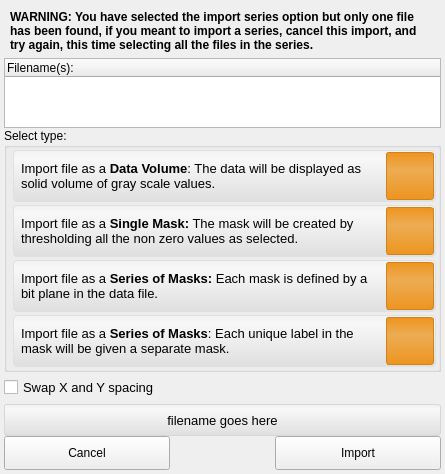
<?xml version="1.0" encoding="UTF-8"?>
<ui version="4.0">
 <class>LayerImporterWidget</class>
 <widget class="QWidget" name="LayerImporterWidget">
  <property name="geometry">
   <rect>
    <x>0</x>
    <y>0</y>
    <width>445</width>
    <height>474</height>
   </rect>
  </property>
  <property name="minimumSize">
   <size>
    <width>445</width>
    <height>0</height>
   </size>
  </property>
  <property name="windowTitle">
   <string>LayerImporterWidget</string>
  </property>
  <property name="styleSheet">
   <string notr="true">QPushButton#mask_single_button:checked{
  background-color: qlineargradient(spread:pad, x1:0.5, y1:0, x2:0.5, y2:0.960227, stop:0 rgba(80, 80, 80, 50), stop:0.155779 rgba(90, 90, 90, 50), stop:1 rgba(78, 78, 78, 50));
  border-radius: 4px;
  border: 2px solid rgb( 90,90,90 );
}
QPushButton#mask_single_button:pressed{
  background-color: qlineargradient(spread:pad, x1:0.5, y1:0, x2:0.5, y2:0.960227, stop:0 rgba(80, 80, 80, 150), stop:0.155779 rgba(90, 90, 90, 150), stop:1 rgba(78, 78, 78, 150));
  border-radius: 4px;
  border: 2px solid rgb( 90,90,90 );
}
QPushButton#mask_single_button{}

QPushButton#data_volume_button:checked{
  background-color: qlineargradient(spread:pad, x1:0.5, y1:0, x2:0.5, y2:0.960227, stop:0 rgba(80, 80, 80, 50), stop:0.155779 rgba(90, 90, 90, 50), stop:1 rgba(78, 78, 78, 50));
  border-radius: 4px;
  border: 2px solid rgb( 90,90,90 );
}
QPushButton#data_volume_button:pressed{
  background-color: qlineargradient(spread:pad, x1:0.5, y1:0, x2:0.5, y2:0.960227, stop:0 rgba(80, 80, 80, 150), stop:0.155779 rgba(90, 90, 90, 150), stop:1 rgba(78, 78, 78, 150));;
  border-radius: 4px;
  border: 2px solid rgb( 90,90,90 );
}
QPushButton#data_volume_button{}

QPushButton#mask_1234_button:checked{
  background-color: qlineargradient(spread:pad, x1:0.5, y1:0, x2:0.5, y2:0.960227, stop:0 rgba(80, 80, 80, 50), stop:0.155779 rgba(90, 90, 90, 50), stop:1 rgba(78, 78, 78, 50));
  border-radius: 4px;
  border: 2px solid rgb( 90,90,90 );
}
QPushButton#mask_1234_button:pressed{
  background-color: qlineargradient(spread:pad, x1:0.5, y1:0, x2:0.5, y2:0.960227, stop:0 rgba(80, 80, 80, 150), stop:0.155779 rgba(90, 90, 90, 150), stop:1 rgba(78, 78, 78, 150));
  border-radius: 4px;
  border: 2px solid rgb( 90,90,90 );
}
QPushButton#mask_1234_button{}

QPushButton#mask_1248_button:checked{
  background-color: qlineargradient(spread:pad, x1:0.5, y1:0, x2:0.5, y2:0.960227, stop:0 rgba(80, 80, 80, 50), stop:0.155779 rgba(90, 90, 90, 50), stop:1 rgba(78, 78, 78, 50));
  border-radius: 4px;
  border: 2px solid rgb( 90,90,90 );
}
QPushButton#mask_1248_button:pressed{
  background-color: qlineargradient(spread:pad, x1:0.5, y1:0, x2:0.5, y2:0.960227, stop:0 rgba(80, 80, 80, 150), stop:0.155779 rgba(90, 90, 90, 150), stop:1 rgba(78, 78, 78, 150));
  border-radius: 4px;
  border: 2px solid rgb( 90,90,90 );
}
QPushButton#mask_1248_button{}

QWidget#data_{
  background-color: qlineargradient(spread:pad, x1:0.5, y1:0, x2:0.5, y2:0.960227, stop:0 rgba(241, 241, 241, 255), stop:0.155779 rgba(248, 248, 248, 255), stop:1 rgba(224, 224, 224, 255));
  border-radius: 4px;
  border: 1px solid  rgb( 224, 224, 224 );
}

QWidget#single_mask_{
  background-color: qlineargradient(spread:pad, x1:0.5, y1:0, x2:0.5, y2:0.960227, stop:0 rgba(241, 241, 241, 255), stop:0.155779 rgba(248, 248, 248, 255), stop:1 rgba(224, 224, 224, 255));
  border-radius: 4px;
  border: 1px solid  rgb( 224, 224, 224 );
}

QWidget#bitplane_mask_{
  background-color: qlineargradient(spread:pad, x1:0.5, y1:0, x2:0.5, y2:0.960227, stop:0 rgba(241, 241, 241, 255), stop:0.155779 rgba(248, 248, 248, 255), stop:1 rgba(224, 224, 224, 255));
  border-radius: 4px;
  border: 1px solid  rgb( 224, 224, 224 );
}

QWidget#label_mask_{
  background-color: qlineargradient(spread:pad, x1:0.5, y1:0, x2:0.5, y2:0.960227, stop:0 rgba(241, 241, 241, 255), stop:0.155779 rgba(248, 248, 248, 255), stop:1 rgba(224, 224, 224, 255));
  border-radius: 4px;
  border: 1px solid  rgb( 224, 224, 224 );
}

QWidget#scanning_file_{
  background-color: qlineargradient(spread:pad, x1:0.5, y1:0, x2:0.5, y2:0.960227, stop:0 rgba(241, 241, 241, 255), stop:0.155779 rgba(248, 248, 248, 255), stop:1 rgba(224, 224, 224, 255));
  border-radius: 3px;
  border: 1px solid  rgb( 215, 215, 215 );
}

QWidget#data_volume_icon_widget_{
  background-color: qlineargradient(spread:pad, x1:0.5, y1:0, x2:0.5, y2:1, stop:0 rgba(237, 149, 31, 255), stop:0.372881 rgba(237, 172, 84, 255), stop:1 rgba(237, 149, 31, 255));
  border-radius: 3px;
  border: 1px solid rgb(208, 130, 27);
}

QWidget#single_mask_icon_widget_{
  background-color: qlineargradient(spread:pad, x1:0.5, y1:0, x2:0.5, y2:1, stop:0 rgba(237, 149, 31, 255), stop:0.372881 rgba(237, 172, 84, 255), stop:1 rgba(237, 149, 31, 255));
  border-radius: 3px;
  border: 1px solid rgb(208, 130, 27);
}

QWidget#series_of_masks_1234_icon_widget_{
  background-color: qlineargradient(spread:pad, x1:0.5, y1:0, x2:0.5, y2:1, stop:0 rgba(237, 149, 31, 255), stop:0.372881 rgba(237, 172, 84, 255), stop:1 rgba(237, 149, 31, 255));
  border-radius: 3px;
  border: 1px solid rgb(208, 130, 27);
}

QWidget#series_of_masks_1248_icon_widget_{
  background-color: qlineargradient(spread:pad, x1:0.5, y1:0, x2:0.5, y2:1, stop:0 rgba(237, 149, 31, 255), stop:0.372881 rgba(237, 172, 84, 255), stop:1 rgba(237, 149, 31, 255));
  border-radius: 3px;
  border: 1px solid rgb(208, 130, 27);
}
QToolButton#data_button_{
  border: 1px solid rgba( 0, 0, 0, 0 );
  background-color: rgba( 0, 0, 0, 0 );
}
QToolButton#data_button_:pressed{
  border: 1px solid rgba( 0, 0, 0, 0 );
  background-color: rgba( 0, 0, 0, 0 );
}

QToolButton#single_mask_button_{
  border: 1px solid rgba( 0, 0, 0, 0 );
  background-color: rgba( 0, 0, 0, 0 );
}
QToolButton#single_mask_button_:pressed{
  border: 1px solid rgba( 0, 0, 0, 0 );
  background-color: rgba( 0, 0, 0, 0 );
}

QToolButton#series_1248_button_{
  border: 1px solid rgba( 0, 0, 0, 0 );
  background-color: rgba( 0, 0, 0, 0 );
}
QToolButton#series_1248_button_:pressed{
  border: 1px solid rgba( 0, 0, 0, 0 );
  background-color: rgba( 0, 0, 0, 0 );
}

QToolButton#series_1234_button_{
  border: 1px solid rgba( 0, 0, 0, 0 );
  background-color: rgba( 0, 0, 0, 0 );
}
QToolButton#series_1234_button_:pressed{
  border: 1px solid rgba( 0, 0, 0, 0 );
  background-color: rgba( 0, 0, 0, 0 );
}
</string>
  </property>
  <layout class="QVBoxLayout" name="verticalLayout_2">
   <property name="spacing">
    <number>0</number>
   </property>
   <property name="margin">
    <number>4</number>
   </property>
   <item>
    <widget class="QWidget" name="series_warning_widget_" native="true">
     <property name="minimumSize">
      <size>
       <width>0</width>
       <height>32</height>
      </size>
     </property>
     <layout class="QHBoxLayout" name="horizontalLayout_13">
      <property name="spacing">
       <number>0</number>
      </property>
      <property name="margin">
       <number>6</number>
      </property>
      <item>
       <widget class="QLabel" name="label">
        <property name="font">
         <font>
          <weight>75</weight>
          <bold>true</bold>
         </font>
        </property>
        <property name="text">
         <string>WARNING: You have selected the import series option but only one file has been found, if you meant to import a series, cancel this import, and try again, this time selecting all the files in the series.</string>
        </property>
        <property name="wordWrap">
         <bool>true</bool>
        </property>
       </widget>
      </item>
     </layout>
    </widget>
   </item>
   <item>
    <widget class="QTableWidget" name="file_name_table_">
     <property name="horizontalScrollBarPolicy">
      <enum>Qt::ScrollBarAlwaysOff</enum>
     </property>
     <property name="editTriggers">
      <set>QAbstractItemView::NoEditTriggers</set>
     </property>
     <property name="showDropIndicator" stdset="0">
      <bool>false</bool>
     </property>
     <property name="dragDropOverwriteMode">
      <bool>false</bool>
     </property>
     <property name="alternatingRowColors">
      <bool>true</bool>
     </property>
     <property name="selectionMode">
      <enum>QAbstractItemView::NoSelection</enum>
     </property>
     <property name="selectionBehavior">
      <enum>QAbstractItemView::SelectRows</enum>
     </property>
     <property name="textElideMode">
      <enum>Qt::ElideNone</enum>
     </property>
     <property name="showGrid">
      <bool>false</bool>
     </property>
     <property name="gridStyle">
      <enum>Qt::NoPen</enum>
     </property>
     <property name="cornerButtonEnabled">
      <bool>false</bool>
     </property>
     <property name="columnCount">
      <number>1</number>
     </property>
     <attribute name="horizontalHeaderHighlightSections">
      <bool>false</bool>
     </attribute>
     <attribute name="horizontalHeaderStretchLastSection">
      <bool>true</bool>
     </attribute>
     <attribute name="verticalHeaderVisible">
      <bool>false</bool>
     </attribute>
     <attribute name="verticalHeaderHighlightSections">
      <bool>false</bool>
     </attribute>
     <column>
      <property name="text">
       <string>Filename(s):</string>
      </property>
      <property name="textAlignment">
       <set>AlignLeft|AlignVCenter</set>
      </property>
     </column>
    </widget>
   </item>
   <item>
    <widget class="QGroupBox" name="importer_options_">
     <property name="title">
      <string>Select type:</string>
     </property>
     <layout class="QVBoxLayout" name="verticalLayout">
      <property name="spacing">
       <number>6</number>
      </property>
      <property name="leftMargin">
       <number>6</number>
      </property>
      <property name="topMargin">
       <number>2</number>
      </property>
      <property name="rightMargin">
       <number>6</number>
      </property>
      <property name="bottomMargin">
       <number>6</number>
      </property>
      <item>
       <widget class="QWidget" name="data_" native="true">
        <property name="minimumSize">
         <size>
          <width>423</width>
          <height>52</height>
         </size>
        </property>
        <property name="maximumSize">
         <size>
          <width>423</width>
          <height>52</height>
         </size>
        </property>
        <layout class="QHBoxLayout" name="horizontalLayout_5">
         <property name="spacing">
          <number>4</number>
         </property>
         <property name="margin">
          <number>2</number>
         </property>
         <item>
          <widget class="QWidget" name="widget" native="true">
           <property name="maximumSize">
            <size>
             <width>16777215</width>
             <height>46</height>
            </size>
           </property>
           <layout class="QHBoxLayout" name="horizontalLayout_6">
            <property name="margin">
             <number>6</number>
            </property>
            <item>
             <widget class="QLabel" name="data_label_">
              <property name="text">
               <string>&lt;!DOCTYPE HTML PUBLIC &quot;-//W3C//DTD HTML 4.0//EN&quot; &quot;http://www.w3.org/TR/REC-html40/strict.dtd&quot;&gt;
&lt;html&gt;&lt;head&gt;&lt;meta name=&quot;qrichtext&quot; content=&quot;1&quot; /&gt;&lt;style type=&quot;text/css&quot;&gt;
p, li { white-space: pre-wrap; }
&lt;/style&gt;&lt;/head&gt;&lt;body style=&quot; font-family:'MS Shell Dlg 2'; font-size:8.25pt; font-weight:400; font-style:normal;&quot;&gt;
&lt;p style=&quot; margin-top:0px; margin-bottom:0px; margin-left:0px; margin-right:0px; -qt-block-indent:0; text-indent:0px;&quot;&gt;&lt;span style=&quot; font-family:'Lucida Grande'; font-size:10pt;&quot;&gt;Import file as a &lt;/span&gt;&lt;span style=&quot; font-family:'Lucida Grande'; font-size:10pt; font-weight:600;&quot;&gt;Data Volume&lt;/span&gt;&lt;span style=&quot; font-family:'Lucida Grande'; font-size:10pt;&quot;&gt;: The data will be displayed as solid volume of gray scale values. &lt;/span&gt;&lt;/p&gt;&lt;/body&gt;&lt;/html&gt;</string>
              </property>
              <property name="textFormat">
               <enum>Qt::RichText</enum>
              </property>
              <property name="wordWrap">
               <bool>true</bool>
              </property>
             </widget>
            </item>
           </layout>
          </widget>
         </item>
         <item>
          <widget class="QWidget" name="data_volume_icon_widget_" native="true">
           <property name="minimumSize">
            <size>
             <width>48</width>
             <height>48</height>
            </size>
           </property>
           <property name="maximumSize">
            <size>
             <width>48</width>
             <height>48</height>
            </size>
           </property>
           <layout class="QHBoxLayout" name="horizontalLayout_15">
            <property name="spacing">
             <number>0</number>
            </property>
            <property name="margin">
             <number>0</number>
            </property>
            <item>
             <widget class="QtUtils::QtDoubleClickToolButton" name="data_button_">
              <property name="sizePolicy">
               <sizepolicy hsizetype="Preferred" vsizetype="Preferred">
                <horstretch>0</horstretch>
                <verstretch>0</verstretch>
               </sizepolicy>
              </property>
              <property name="text">
               <string/>
              </property>
              <property name="icon">
               <iconset resource="../../Resources/QtResources.qrc">
                <normaloff>:/Images/Data.png</normaloff>:/Images/Data.png</iconset>
              </property>
              <property name="iconSize">
               <size>
                <width>38</width>
                <height>38</height>
               </size>
              </property>
             </widget>
            </item>
           </layout>
          </widget>
         </item>
        </layout>
       </widget>
      </item>
      <item>
       <widget class="QWidget" name="single_mask_" native="true">
        <property name="minimumSize">
         <size>
          <width>423</width>
          <height>52</height>
         </size>
        </property>
        <property name="maximumSize">
         <size>
          <width>423</width>
          <height>52</height>
         </size>
        </property>
        <layout class="QHBoxLayout" name="horizontalLayout_12">
         <property name="spacing">
          <number>4</number>
         </property>
         <property name="margin">
          <number>2</number>
         </property>
         <item>
          <widget class="QWidget" name="widget_4" native="true">
           <property name="maximumSize">
            <size>
             <width>16777215</width>
             <height>46</height>
            </size>
           </property>
           <layout class="QHBoxLayout" name="horizontalLayout_7">
            <property name="margin">
             <number>6</number>
            </property>
            <item>
             <widget class="QLabel" name="single_mask_label_">
              <property name="text">
               <string>&lt;!DOCTYPE HTML PUBLIC &quot;-//W3C//DTD HTML 4.0//EN&quot; &quot;http://www.w3.org/TR/REC-html40/strict.dtd&quot;&gt;
&lt;html&gt;&lt;head&gt;&lt;meta name=&quot;qrichtext&quot; content=&quot;1&quot; /&gt;&lt;style type=&quot;text/css&quot;&gt;
p, li { white-space: pre-wrap; }
&lt;/style&gt;&lt;/head&gt;&lt;body style=&quot; font-family:'MS Shell Dlg 2'; font-size:8.25pt; font-weight:400; font-style:normal;&quot;&gt;
&lt;p style=&quot; margin-top:0px; margin-bottom:0px; margin-left:0px; margin-right:0px; -qt-block-indent:0; text-indent:0px;&quot;&gt;&lt;span style=&quot; font-family:'Lucida Grande'; font-size:10pt;&quot;&gt;Import file as a &lt;/span&gt;&lt;span style=&quot; font-family:'Lucida Grande'; font-size:10pt; font-weight:600;&quot;&gt;Single Mask:&lt;/span&gt;&lt;span style=&quot; font-family:'Lucida Grande'; font-size:10pt;&quot;&gt; The mask will be created by thresholding all the non zero values as selected.&lt;/span&gt;&lt;/p&gt;&lt;/body&gt;&lt;/html&gt;</string>
              </property>
              <property name="textFormat">
               <enum>Qt::RichText</enum>
              </property>
              <property name="wordWrap">
               <bool>true</bool>
              </property>
             </widget>
            </item>
           </layout>
          </widget>
         </item>
         <item>
          <widget class="QWidget" name="single_mask_icon_widget_" native="true">
           <property name="minimumSize">
            <size>
             <width>48</width>
             <height>48</height>
            </size>
           </property>
           <property name="maximumSize">
            <size>
             <width>48</width>
             <height>48</height>
            </size>
           </property>
           <layout class="QHBoxLayout" name="horizontalLayout_14">
            <property name="spacing">
             <number>0</number>
            </property>
            <property name="margin">
             <number>0</number>
            </property>
            <item>
             <widget class="QtUtils::QtDoubleClickToolButton" name="single_mask_button_">
              <property name="sizePolicy">
               <sizepolicy hsizetype="Preferred" vsizetype="Preferred">
                <horstretch>0</horstretch>
                <verstretch>0</verstretch>
               </sizepolicy>
              </property>
              <property name="text">
               <string/>
              </property>
              <property name="icon">
               <iconset resource="../../Resources/QtResources.qrc">
                <normaloff>:/Images/MaskWhite_shadow.png</normaloff>:/Images/MaskWhite_shadow.png</iconset>
              </property>
              <property name="iconSize">
               <size>
                <width>38</width>
                <height>38</height>
               </size>
              </property>
             </widget>
            </item>
           </layout>
          </widget>
         </item>
        </layout>
       </widget>
      </item>
      <item>
       <widget class="QWidget" name="bitplane_mask_" native="true">
        <property name="minimumSize">
         <size>
          <width>423</width>
          <height>52</height>
         </size>
        </property>
        <property name="maximumSize">
         <size>
          <width>423</width>
          <height>52</height>
         </size>
        </property>
        <layout class="QHBoxLayout" name="horizontalLayout_11">
         <property name="spacing">
          <number>4</number>
         </property>
         <property name="margin">
          <number>2</number>
         </property>
         <item>
          <widget class="QWidget" name="widget_11" native="true">
           <property name="maximumSize">
            <size>
             <width>16777215</width>
             <height>46</height>
            </size>
           </property>
           <layout class="QHBoxLayout" name="horizontalLayout_9">
            <property name="margin">
             <number>6</number>
            </property>
            <item>
             <widget class="QLabel" name="bitplane_masks_label_">
              <property name="text">
               <string>&lt;!DOCTYPE HTML PUBLIC &quot;-//W3C//DTD HTML 4.0//EN&quot; &quot;http://www.w3.org/TR/REC-html40/strict.dtd&quot;&gt;
&lt;html&gt;&lt;head&gt;&lt;meta name=&quot;qrichtext&quot; content=&quot;1&quot; /&gt;&lt;style type=&quot;text/css&quot;&gt;
p, li { white-space: pre-wrap; }
&lt;/style&gt;&lt;/head&gt;&lt;body style=&quot; font-family:'MS Shell Dlg 2'; font-size:8.25pt; font-weight:400; font-style:normal;&quot;&gt;
&lt;p style=&quot; margin-top:0px; margin-bottom:0px; margin-left:0px; margin-right:0px; -qt-block-indent:0; text-indent:0px;&quot;&gt;&lt;span style=&quot; font-family:'Lucida Grande'; font-size:10pt;&quot;&gt;Import file as a &lt;/span&gt;&lt;span style=&quot; font-family:'Lucida Grande'; font-size:10pt; font-weight:600;&quot;&gt;Series of Masks:&lt;/span&gt;&lt;span style=&quot; font-family:'Lucida Grande'; font-size:10pt;&quot;&gt; Each mask is defined by a bit plane in the data file.&lt;/span&gt;&lt;/p&gt;&lt;/body&gt;&lt;/html&gt;</string>
              </property>
              <property name="textFormat">
               <enum>Qt::RichText</enum>
              </property>
              <property name="wordWrap">
               <bool>true</bool>
              </property>
             </widget>
            </item>
           </layout>
          </widget>
         </item>
         <item>
          <widget class="QWidget" name="series_of_masks_1248_icon_widget_" native="true">
           <property name="minimumSize">
            <size>
             <width>48</width>
             <height>48</height>
            </size>
           </property>
           <property name="maximumSize">
            <size>
             <width>48</width>
             <height>48</height>
            </size>
           </property>
           <layout class="QHBoxLayout" name="horizontalLayout">
            <property name="spacing">
             <number>0</number>
            </property>
            <property name="margin">
             <number>0</number>
            </property>
            <item>
             <widget class="QtUtils::QtDoubleClickToolButton" name="series_1248_button_">
              <property name="sizePolicy">
               <sizepolicy hsizetype="Preferred" vsizetype="Preferred">
                <horstretch>0</horstretch>
                <verstretch>0</verstretch>
               </sizepolicy>
              </property>
              <property name="text">
               <string/>
              </property>
              <property name="icon">
               <iconset resource="../../Resources/QtResources.qrc">
                <normaloff>:/Images/BitPlaneMaskOff.png</normaloff>:/Images/BitPlaneMaskOff.png</iconset>
              </property>
              <property name="iconSize">
               <size>
                <width>38</width>
                <height>38</height>
               </size>
              </property>
             </widget>
            </item>
           </layout>
          </widget>
         </item>
        </layout>
       </widget>
      </item>
      <item>
       <widget class="QWidget" name="label_mask_" native="true">
        <property name="minimumSize">
         <size>
          <width>423</width>
          <height>52</height>
         </size>
        </property>
        <property name="maximumSize">
         <size>
          <width>423</width>
          <height>52</height>
         </size>
        </property>
        <layout class="QHBoxLayout" name="horizontalLayout_10">
         <property name="spacing">
          <number>4</number>
         </property>
         <property name="margin">
          <number>2</number>
         </property>
         <item>
          <widget class="QWidget" name="widget_9" native="true">
           <property name="maximumSize">
            <size>
             <width>16777215</width>
             <height>46</height>
            </size>
           </property>
           <layout class="QHBoxLayout" name="horizontalLayout_8">
            <property name="margin">
             <number>6</number>
            </property>
            <item>
             <widget class="QLabel" name="series_masks_label_">
              <property name="text">
               <string>&lt;!DOCTYPE HTML PUBLIC &quot;-//W3C//DTD HTML 4.0//EN&quot; &quot;http://www.w3.org/TR/REC-html40/strict.dtd&quot;&gt;
&lt;html&gt;&lt;head&gt;&lt;meta name=&quot;qrichtext&quot; content=&quot;1&quot; /&gt;&lt;style type=&quot;text/css&quot;&gt;
p, li { white-space: pre-wrap; }
&lt;/style&gt;&lt;/head&gt;&lt;body style=&quot; font-family:'MS Shell Dlg 2'; font-size:8.25pt; font-weight:400; font-style:normal;&quot;&gt;
&lt;p style=&quot; margin-top:0px; margin-bottom:0px; margin-left:0px; margin-right:0px; -qt-block-indent:0; text-indent:0px;&quot;&gt;&lt;span style=&quot; font-family:'Lucida Grande'; font-size:10pt;&quot;&gt;Import file as a &lt;/span&gt;&lt;span style=&quot; font-family:'Lucida Grande'; font-size:10pt; font-weight:600;&quot;&gt;Series of Masks&lt;/span&gt;&lt;span style=&quot; font-family:'Lucida Grande'; font-size:10pt;&quot;&gt;: Each unique label in the mask will be given a separate mask.&lt;/span&gt;&lt;/p&gt;&lt;/body&gt;&lt;/html&gt;</string>
              </property>
              <property name="textFormat">
               <enum>Qt::RichText</enum>
              </property>
              <property name="wordWrap">
               <bool>true</bool>
              </property>
             </widget>
            </item>
           </layout>
          </widget>
         </item>
         <item>
          <widget class="QWidget" name="series_of_masks_1234_icon_widget_" native="true">
           <property name="minimumSize">
            <size>
             <width>48</width>
             <height>48</height>
            </size>
           </property>
           <property name="maximumSize">
            <size>
             <width>48</width>
             <height>48</height>
            </size>
           </property>
           <layout class="QHBoxLayout" name="horizontalLayout_16">
            <property name="spacing">
             <number>0</number>
            </property>
            <property name="margin">
             <number>0</number>
            </property>
            <item>
             <widget class="QtUtils::QtDoubleClickToolButton" name="series_1234_button_">
              <property name="sizePolicy">
               <sizepolicy hsizetype="Preferred" vsizetype="Preferred">
                <horstretch>0</horstretch>
                <verstretch>0</verstretch>
               </sizepolicy>
              </property>
              <property name="text">
               <string/>
              </property>
              <property name="icon">
               <iconset resource="../../Resources/QtResources.qrc">
                <normaloff>:/Images/LabelMaskOff.png</normaloff>:/Images/LabelMaskOff.png</iconset>
              </property>
              <property name="iconSize">
               <size>
                <width>38</width>
                <height>38</height>
               </size>
              </property>
             </widget>
            </item>
           </layout>
          </widget>
         </item>
        </layout>
       </widget>
      </item>
     </layout>
    </widget>
   </item>
   <item>
    <widget class="QWidget" name="swap_x_y_spacing_widget_" native="true">
     <property name="minimumSize">
      <size>
       <width>390</width>
       <height>32</height>
      </size>
     </property>
     <property name="maximumSize">
      <size>
       <width>16777215</width>
       <height>32</height>
      </size>
     </property>
     <layout class="QHBoxLayout" name="horizontalLayout_19">
      <property name="spacing">
       <number>0</number>
      </property>
      <property name="margin">
       <number>0</number>
      </property>
      <item>
       <widget class="QWidget" name="widget_5" native="true">
        <property name="minimumSize">
         <size>
          <width>0</width>
          <height>32</height>
         </size>
        </property>
        <property name="maximumSize">
         <size>
          <width>16777215</width>
          <height>32</height>
         </size>
        </property>
        <property name="font">
         <font>
          <pointsize>10</pointsize>
         </font>
        </property>
        <layout class="QHBoxLayout" name="swap_x_y_spacing_widget_layout_">
         <property name="spacing">
          <number>0</number>
         </property>
         <property name="margin">
          <number>0</number>
         </property>
         <item>
          <widget class="QCheckBox" name="swap_spacing_checkbox_">
           <property name="font">
            <font>
             <pointsize>10</pointsize>
            </font>
           </property>
           <property name="text">
            <string>Swap X and Y spacing</string>
           </property>
          </widget>
         </item>
        </layout>
       </widget>
      </item>
     </layout>
    </widget>
   </item>
   <item>
    <widget class="QWidget" name="scanning_file_" native="true">
     <property name="minimumSize">
      <size>
       <width>390</width>
       <height>32</height>
      </size>
     </property>
     <property name="maximumSize">
      <size>
       <width>16777215</width>
       <height>32</height>
      </size>
     </property>
     <layout class="QHBoxLayout" name="horizontalLayout_18">
      <property name="spacing">
       <number>0</number>
      </property>
      <property name="margin">
       <number>0</number>
      </property>
      <item>
       <widget class="QWidget" name="widget_3" native="true">
        <property name="minimumSize">
         <size>
          <width>0</width>
          <height>32</height>
         </size>
        </property>
        <property name="maximumSize">
         <size>
          <width>16777215</width>
          <height>32</height>
         </size>
        </property>
        <layout class="QHBoxLayout" name="horizontalLayout_17">
         <property name="spacing">
          <number>0</number>
         </property>
         <property name="margin">
          <number>0</number>
         </property>
         <item>
          <widget class="QLabel" name="file_name_label_">
           <property name="font">
            <font>
             <pointsize>10</pointsize>
            </font>
           </property>
           <property name="text">
            <string>filename goes here</string>
           </property>
           <property name="alignment">
            <set>Qt::AlignCenter</set>
           </property>
          </widget>
         </item>
        </layout>
       </widget>
      </item>
     </layout>
    </widget>
   </item>
   <item>
    <widget class="QWidget" name="control_bar_" native="true">
     <property name="minimumSize">
      <size>
       <width>0</width>
       <height>34</height>
      </size>
     </property>
     <property name="maximumSize">
      <size>
       <width>16777215</width>
       <height>34</height>
      </size>
     </property>
     <layout class="QHBoxLayout" name="horizontalLayout_4" stretch="5,3,5">
      <property name="margin">
       <number>0</number>
      </property>
      <item>
       <widget class="QWidget" name="widget_7" native="true">
        <layout class="QHBoxLayout" name="horizontalLayout_3">
         <property name="spacing">
          <number>0</number>
         </property>
         <property name="margin">
          <number>0</number>
         </property>
         <item>
          <widget class="QPushButton" name="cancel_button_">
           <property name="sizePolicy">
            <sizepolicy hsizetype="Expanding" vsizetype="Expanding">
             <horstretch>0</horstretch>
             <verstretch>0</verstretch>
            </sizepolicy>
           </property>
           <property name="text">
            <string>Cancel</string>
           </property>
          </widget>
         </item>
        </layout>
       </widget>
      </item>
      <item>
       <spacer name="horizontalSpacer">
        <property name="orientation">
         <enum>Qt::Horizontal</enum>
        </property>
        <property name="sizeHint" stdset="0">
         <size>
          <width>83</width>
          <height>20</height>
         </size>
        </property>
       </spacer>
      </item>
      <item>
       <widget class="QWidget" name="widget_6" native="true">
        <layout class="QHBoxLayout" name="horizontalLayout_2">
         <property name="spacing">
          <number>0</number>
         </property>
         <property name="margin">
          <number>0</number>
         </property>
         <item>
          <widget class="QPushButton" name="import_button_">
           <property name="sizePolicy">
            <sizepolicy hsizetype="Expanding" vsizetype="Expanding">
             <horstretch>0</horstretch>
             <verstretch>0</verstretch>
            </sizepolicy>
           </property>
           <property name="text">
            <string>Import</string>
           </property>
          </widget>
         </item>
        </layout>
       </widget>
      </item>
     </layout>
    </widget>
   </item>
  </layout>
 </widget>
 <customwidgets>
  <customwidget>
   <class>QtUtils::QtDoubleClickToolButton</class>
   <extends>QToolButton</extends>
   <header location="global">QtUtils/Widgets/QtDoubleClickToolButton.h</header>
  </customwidget>
 </customwidgets>
 <resources>
  <include location="../../Resources/QtResources.qrc"/>
 </resources>
 <connections/>
</ui>
